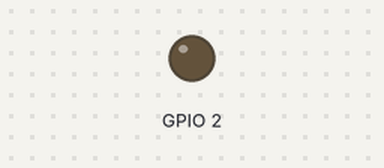
Simulated run of this program. Board: ESP8266 (NodeMCU). On the bench: output pins drawn as LEDs (lit = HIGH). What the program prints to the serial monitor is not drawn.

Above: at 0.21 s.
At 32.4 s:
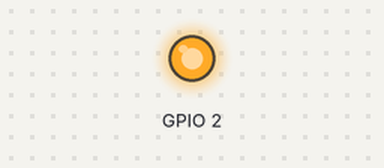
Timing chart, 0 to 32.8 s (numbered marks = the images above):
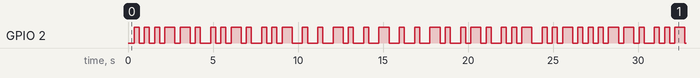

Measured:
- by itself, GPIO 2: moves between LOW and HIGH, repeating every 25.2 s
- by itself, everything shown: repeats every 25.2 s, in 62 steps

The program:

main.cpp
```cpp
#include <Arduino.h>

#define MY_LED_PIN 2
#define baseTime 300

// HELLO WORLD in Morse Code
// H ....
// E .
// L .-..
// L .-..
// O ---
//
// W .--
// O ---
// R .-.
// L .-..
// D -..

String text = String(".... . .-.. .-.. --- .-- --- .-. .-.. -..");
int position;

void setup()
{
  delay(10);
  pinMode(LED_BUILTIN, OUTPUT); // Initialize the LED_BUILTIN pin as an output

  delay(50);
  Serial.begin(115200);
  Serial.println();
  Serial.println();
  Serial.println("In setup");
  position = text.length();
}

// the loop function runs over and over again forever
void loop()
{
  if (position < text.length())
  {
    position++;
  }
  else
  {
    Serial.println();
    position = 0;
  }

  char c = text.charAt(position);

  if ('.' == c)
  {
    Serial.print('.');
    digitalWrite(LED_BUILTIN, LOW); // Turn the LED on (Note that LOW is the voltage level)
    delay(baseTime);
    Serial.print(' ');
  }

  if ('-' == c)
  {
    Serial.print('_');
    digitalWrite(LED_BUILTIN, LOW); // Turn the LED on (Note that LOW is the voltage level)
    delay(2*baseTime);
    Serial.print(' ');
  }

  if(' '==c)
  {
    Serial.print(' ');
  }

  digitalWrite(LED_BUILTIN, HIGH); // Turn the LED off by making the voltage HIGH
  delay(baseTime);
}
```
